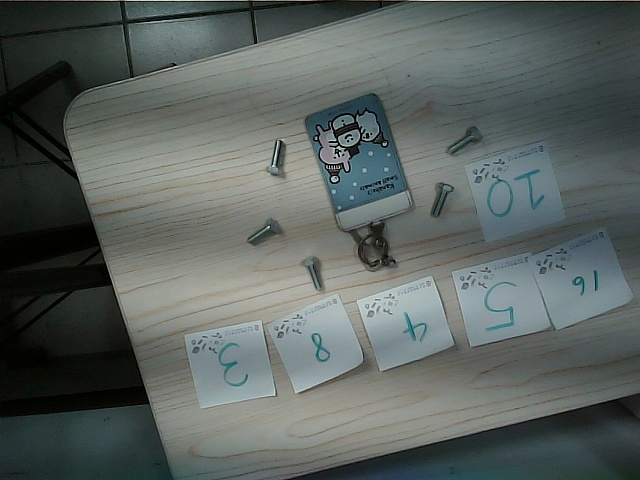
#> input picture thesis camera/temp.jpg, 640 x 480 px
$ python boundingbox.py
#> lines starting #> are read from the running program, lines starting #| are printed output that depends on the picture
import cv2

while True:
    # img_path = input("input image：")
    # img_path = '14.jpg'
    image = cv2.imread(f'./temp.jpg')
#> image is the input picture: shape (480, 640, 3); mean B, G, R 94.8, 97.8, 89.7

    h = image.shape[0]
#> h = 480
    w = image.shape[1]
#> w = 640


    image = cv2.resize(image,(998 ,998))
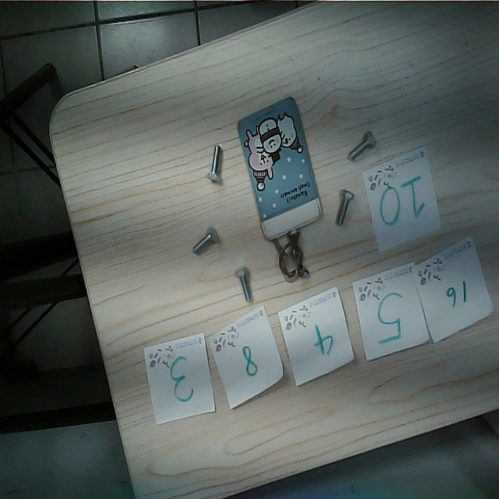
#> image: shape (998, 998, 3) (shown at 1/2 size); mean B, G, R 94.7, 97.7, 89.6

#> (the run stopped early here; a loop or call above may not have finished)
